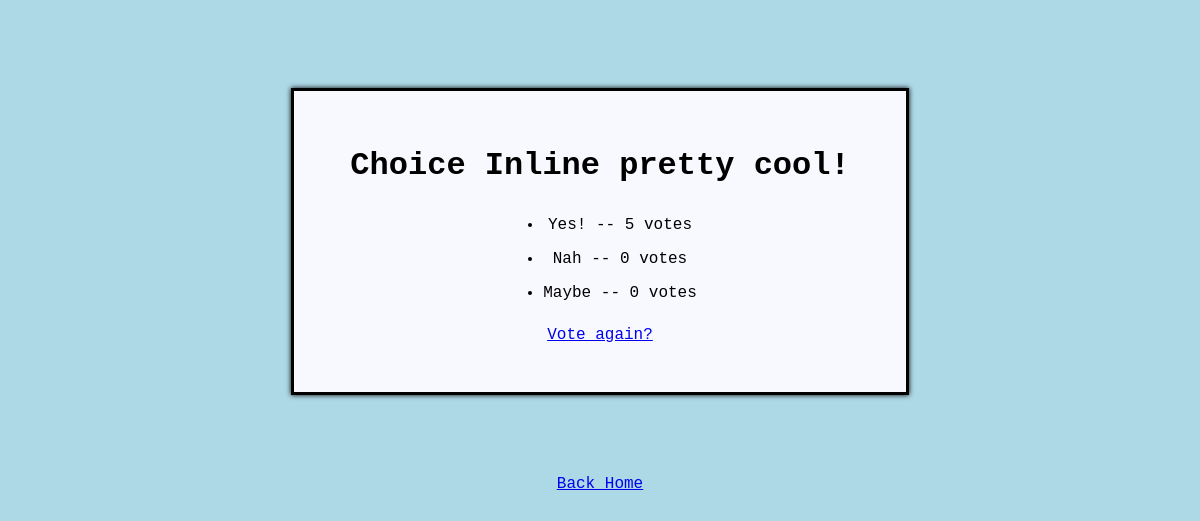
The page /polls/4/results/ on the database its author committed.
### polls/models.py (models this page shows, shortened)
class Question(models.Model):
    question_text = models.CharField(max_length=200)
    pub_date = models.DateTimeField('date published')

class Choice(models.Model):
    question = models.ForeignKey(Question, on_delete=models.CASCADE)
    choice_text = models.CharField(max_length=200)
    votes = models.IntegerField(default=0)

### polls/views.py (the view)
# urls.py: path('<int:pk>/results/', views.ResultsView.as_view(), name='results'),
class ResultsView(generic.DetailView):
    model = Question
    template_name = 'polls/results.html'

### polls/templates/polls/results.html
{%  load static %}
<link rel="stylesheet" type="text/css" href="{% static 'polls/style.css' %}">
<div class="center results" id="choice">
<h1>{{ question.question_text }}</h1>
<ul>
{% for choice in question.choice_set.all %}
    <li>{{ choice.choice_text }} -- {{ choice.votes }} vote{{ choice.votes|pluralize }}</li>
{% endfor %}
</ul>
<a href="{% url 'polls:detail' question.id %}">Vote again?</a>
</div>
<a href="{% url 'polls:index' %}"> Back Home </a>

### polls/static/polls/style.css (style rules this page uses)
* { font-family: "IBM Plex Mono", monospace; }
h1 { margin: 0 0 1vh; }
a { margin: 0 auto; }
.center { margin: 0 auto; border: black solid 3px; text-align: center; display: flex; flex-direction: column; justify-content: center; width: min-content; background-color: ghostwhite; padding: 5vh 5vh; box-shadow: 0 0 5px black; }
ul { margin: 0; width: max-content; text-align: left; }
li { margin: 2vh; }
#choice { margin-top: 10vh; width: auto; }
#choice a { margin: 1vh; justify-content: space-evenly; }
.results * { margin: 2vh; }
.results ul { margin: 0 auto; text-align: center; }

### rows shown on the page
Question: question_text "Choice Inline pretty cool!"
Choice: choice_text "Yes!", votes "5"
Choice: choice_text "Nah", votes "0"
Choice: choice_text "Maybe", votes "0"
